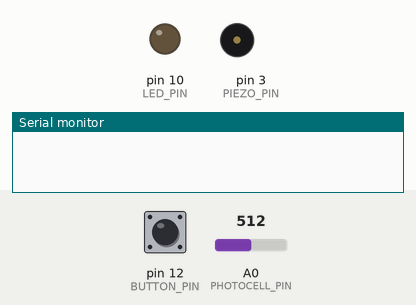
This sketch was run on a simulated Arduino Uno, built with avr-gcc and run on an emulated ATmega328P. Shown: output pins drawn as LEDs (lit = HIGH), buzzer (waves = sounding), the last lines printed to the serial monitor. Inputs (shaded band) come from the test bench; at power-on: pin 12 (BUTTON_PIN) LOW, A0 (PHOTOCELL_PIN) = 512.

Above: at 1.2 s.
1.3 s: pin 12 (BUTTON_PIN) pulled HIGH for 0.15 s
3.2 s: pin 12 (BUTTON_PIN) pulled HIGH for 1 s
At 4.4 s:
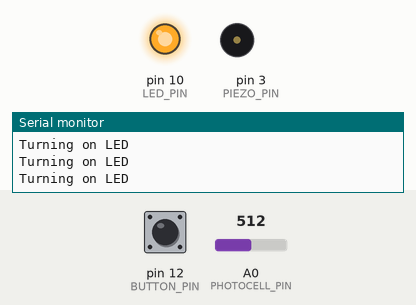
5.7 s: pin 12 (BUTTON_PIN) pulsed HIGH 5 times (0.12 s each, 0.3 s apart)
At 6.22 s:
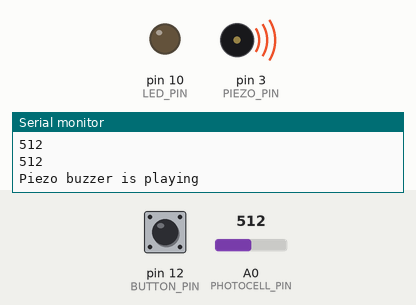
8.7 s: pin 12 (BUTTON_PIN) pulled HIGH for 3.2 s
At 9.2 s:
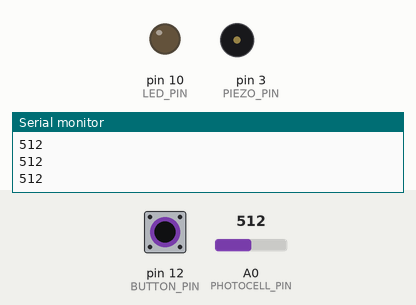
Timing chart, 0 to 11.7 s (numbered marks = the images above; inputs shaded):
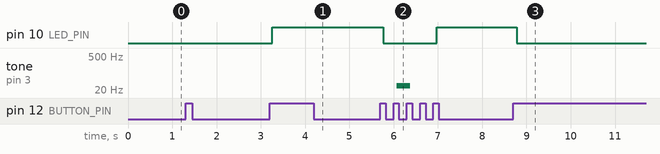

Measured:
- after the input at 3.2 s, pin 10 (LED_PIN): LOW → HIGH after 0.06 s
- after the input at 5.7 s, pin 10 (LED_PIN): HIGH → LOW after 0.07 s, → HIGH 1.2 s later; tone on pin 3 (PIEZO_PIN): silent → 30 Hz after 0.37 s, → silent 0.30 s later
- after the input at 8.7 s, pin 10 (LED_PIN): HIGH → LOW after 0.08 s

The sketch:

SensorsDemo.ino
```cpp
// constants won't change. They're used here to set pin numbers:
const int BUTTON_PIN = 12;
const int LED_PIN = 10;
const int PHOTOCELL_PIN = 0;
const int PIEZO_PIN = 3;

// variables will change:
int ButtonState = 0;
int PrevButtonState = 0;
int State = 0;
int PhotocellValue = 0;
bool PiezoIsPlaying = false;

void setup() {
  // initialize the LED and Piezo Buzzer pins as an outputs:
  pinMode(LED_PIN, OUTPUT);
  pinMode(PIEZO_PIN, OUTPUT);
  // initialize the pushbutton pin as an input:
  pinMode(BUTTON_PIN, INPUT);
  // analog pins are automatically setup as inputs

  Serial.begin(115200);
}

void loop() {
  /**************************************************************
  /
  /        This part just reads the presses of the button
  /        and increment the state variable
  /
  /*************************************************************/

  // read the state of the pushbutton and debounce the button
  ButtonState = digitalRead(BUTTON_PIN);
  delay(50);
  // These statements ensure that the code only increment the variable State
  // when the button is on the rising edge.
  if ((PrevButtonState == 0) && (ButtonState == 1)) {
    State++;
    PrevButtonState = 1;
  }
  else if ( (PrevButtonState == 1) && (ButtonState == 0)) {
    PrevButtonState = 0;
  }

  /**************************************************************
  /
  /        This part uses the various sensors
  /
  /*************************************************************/
  // Button State
  if ( State == 1 ) {
    Serial.println("You are in the button state");
  }

  // LED State
  else if ( State == 2 ) {
    Serial.println("Turning on LED");
    digitalWrite(LED_PIN, HIGH);
  }

  // Photocell State
  else if ( State == 3 ) {
    digitalWrite(LED_PIN, LOW);
    PhotocellValue = analogRead(PHOTOCELL_PIN);
    Serial.println(PhotocellValue);
  }

  // Piezo Buzzer State
  else if ( State == 4 ) {
    if (PiezoIsPlaying == false){
      tone(PIEZO_PIN, 30);
      Serial.println("Piezo buzzer is playing");
      PiezoIsPlaying = true;
    }
  }

  // Return back to normal state
  else {
    if (PiezoIsPlaying == true) {
      noTone(PIEZO_PIN);
      PiezoIsPlaying = false;
    }
    State = 0;
  }
}
```
